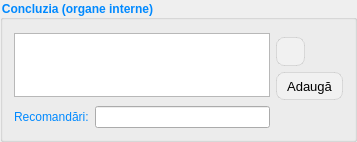
                <widget class="QGroupBox" name="groupBox_16">
                 <property name="sizePolicy">
                  <sizepolicy hsizetype="Preferred" vsizetype="Fixed">
                   <horstretch>0</horstretch>
                   <verstretch>0</verstretch>
                  </sizepolicy>
                 </property>
                 <property name="font">
                  <font>
                   <family>Cantarell</family>
                   <bold>true</bold>
                  </font>
                 </property>
                 <property name="styleSheet">
                  <string notr="true">color: rgb(0, 137, 255);</string>
                 </property>
                 <property name="title">
                  <string>Concluzia (organe interne)</string>
                 </property>
                 <layout class="QGridLayout" name="gridLayout_24">
                  <item row="3" column="2" rowspan="2">
                   <spacer name="verticalSpacer">
                    <property name="orientation">
                     <enum>Qt::Vertical</enum>
                    </property>
                    <property name="sizeHint" stdset="0">
                     <size>
                      <width>20</width>
                      <height>9</height>
                     </size>
                    </property>
                   </spacer>
                  </item>
                  <item row="4" column="0">
                   <widget class="QLabel" name="label_135">
                    <property name="text">
                     <string>Recomandări:</string>
                    </property>
                   </widget>
                  </item>
                  <item row="0" column="0" rowspan="4" colspan="2">
                   <widget class="QPlainTextEdit" name="organsInternal_concluzion">
                    <property name="sizePolicy">
                     <sizepolicy hsizetype="Expanding" vsizetype="Preferred">
                      <horstretch>0</horstretch>
                      <verstretch>0</verstretch>
                     </sizepolicy>
                    </property>
                    <property name="maximumSize">
                     <size>
                      <width>16777215</width>
                      <height>64</height>
                     </size>
                    </property>
                    <property name="font">
                     <font>
                      <bold>false</bold>
                     </font>
                    </property>
                   </widget>
                  </item>
                  <item row="1" column="2">
                   <widget class="QToolButton" name="btn_template_organsInternal">
                    <property name="styleSheet">
                     <string notr="true">QToolButton
{
    border: 1px solid rgba(0, 0, 0, 0.1);
    border-radius: 8px;
    background-color: #f1f1f1;
    color: #000000;
    font-size: 13px;
    padding: 4px 4px;
}
QToolButton:hover
{
    background-color: #e0e0e0;
}
QToolButton:pressed
{
    background-color: #d0d0d0;
}</string>
                    </property>
                    <property name="text">
                     <string/>
                    </property>
                    <property name="icon">
                     <iconset resource="../resource.qrc">
                      <normaloff>:/img/select.png</normaloff>:/img/select.png</iconset>
                    </property>
                   </widget>
                  </item>
                  <item row="4" column="1">
                   <widget class="LineEditCustom" name="organsInternal_recommendation"/>
                  </item>
                  <item row="2" column="2">
                   <widget class="QToolButton" name="btn_add_template_organsInternal">
                    <property name="styleSheet">
                     <string notr="true">QToolButton
{
    border: 1px solid rgba(0, 0, 0, 0.1);
    border-radius: 8px;
    background-color: #f1f1f1;
    color: #000000;
    font-size: 13px;
    padding: 4px 4px;
}
QToolButton:hover
{
    background-color: #e0e0e0;
}
QToolButton:pressed
{
    background-color: #d0d0d0;
}</string>
                    </property>
                    <property name="text">
                     <string>Adaugă</string>
                    </property>
                    <property name="icon">
                     <iconset resource="../resource.qrc">
                      <normaloff>:/img/add_x32.png</normaloff>:/img/add_x32.png</iconset>
                    </property>
                   </widget>
                  </item>
                 </layout>
                </widget>
